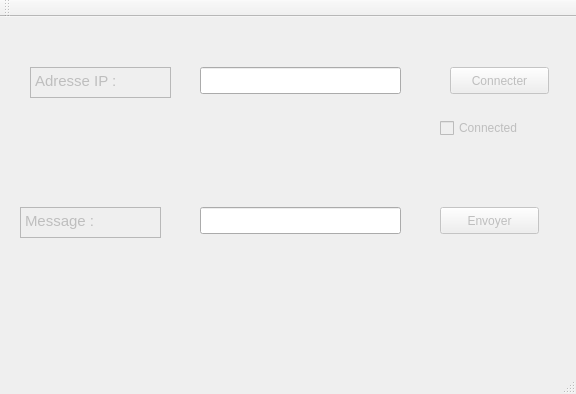
<?xml version="1.0" encoding="UTF-8"?>
<ui version="4.0">
 <class>MainWindow</class>
 <widget class="QMainWindow" name="MainWindow">
  <property name="geometry">
   <rect>
    <x>0</x>
    <y>0</y>
    <width>576</width>
    <height>394</height>
   </rect>
  </property>
  <property name="windowTitle">
   <string>MainWindow</string>
  </property>
  <widget class="QWidget" name="centralWidget">
   <widget class="QLineEdit" name="editIP">
    <property name="geometry">
     <rect>
      <x>200</x>
      <y>50</y>
      <width>201</width>
      <height>27</height>
     </rect>
    </property>
   </widget>
   <widget class="QLineEdit" name="editMessage">
    <property name="geometry">
     <rect>
      <x>200</x>
      <y>190</y>
      <width>201</width>
      <height>27</height>
     </rect>
    </property>
   </widget>
   <widget class="QPushButton" name="button_connect">
    <property name="enabled">
     <bool>false</bool>
    </property>
    <property name="geometry">
     <rect>
      <x>450</x>
      <y>50</y>
      <width>99</width>
      <height>27</height>
     </rect>
    </property>
    <property name="text">
     <string>Connecter</string>
    </property>
   </widget>
   <widget class="QPushButton" name="button_send">
    <property name="enabled">
     <bool>false</bool>
    </property>
    <property name="geometry">
     <rect>
      <x>440</x>
      <y>190</y>
      <width>99</width>
      <height>27</height>
     </rect>
    </property>
    <property name="text">
     <string>Envoyer</string>
    </property>
   </widget>
   <widget class="QTextEdit" name="displayAdrIP">
    <property name="enabled">
     <bool>false</bool>
    </property>
    <property name="geometry">
     <rect>
      <x>30</x>
      <y>50</y>
      <width>141</width>
      <height>31</height>
     </rect>
    </property>
    <property name="html">
     <string>&lt;!DOCTYPE HTML PUBLIC &quot;-//W3C//DTD HTML 4.0//EN&quot; &quot;http://www.w3.org/TR/REC-html40/strict.dtd&quot;&gt;
&lt;html&gt;&lt;head&gt;&lt;meta name=&quot;qrichtext&quot; content=&quot;1&quot; /&gt;&lt;style type=&quot;text/css&quot;&gt;
p, li { white-space: pre-wrap; }
&lt;/style&gt;&lt;/head&gt;&lt;body style=&quot; font-family:'Ubuntu'; font-size:11pt; font-weight:400; font-style:normal;&quot;&gt;
&lt;p style=&quot; margin-top:0px; margin-bottom:0px; margin-left:0px; margin-right:0px; -qt-block-indent:0; text-indent:0px;&quot;&gt;Adresse IP :&lt;/p&gt;&lt;/body&gt;&lt;/html&gt;</string>
    </property>
   </widget>
   <widget class="QTextEdit" name="displayMessage">
    <property name="enabled">
     <bool>false</bool>
    </property>
    <property name="geometry">
     <rect>
      <x>20</x>
      <y>190</y>
      <width>141</width>
      <height>31</height>
     </rect>
    </property>
    <property name="html">
     <string>&lt;!DOCTYPE HTML PUBLIC &quot;-//W3C//DTD HTML 4.0//EN&quot; &quot;http://www.w3.org/TR/REC-html40/strict.dtd&quot;&gt;
&lt;html&gt;&lt;head&gt;&lt;meta name=&quot;qrichtext&quot; content=&quot;1&quot; /&gt;&lt;style type=&quot;text/css&quot;&gt;
p, li { white-space: pre-wrap; }
&lt;/style&gt;&lt;/head&gt;&lt;body style=&quot; font-family:'Ubuntu'; font-size:11pt; font-weight:400; font-style:normal;&quot;&gt;
&lt;p style=&quot; margin-top:0px; margin-bottom:0px; margin-left:0px; margin-right:0px; -qt-block-indent:0; text-indent:0px;&quot;&gt;Message :&lt;/p&gt;&lt;/body&gt;&lt;/html&gt;</string>
    </property>
   </widget>
   <widget class="QCheckBox" name="checkBox_connected">
    <property name="enabled">
     <bool>false</bool>
    </property>
    <property name="geometry">
     <rect>
      <x>440</x>
      <y>100</y>
      <width>97</width>
      <height>22</height>
     </rect>
    </property>
    <property name="text">
     <string>Connected</string>
    </property>
   </widget>
  </widget>
  <widget class="QMenuBar" name="menuBar">
   <property name="geometry">
    <rect>
     <x>0</x>
     <y>0</y>
     <width>576</width>
     <height>25</height>
    </rect>
   </property>
  </widget>
  <widget class="QToolBar" name="mainToolBar">
   <attribute name="toolBarArea">
    <enum>TopToolBarArea</enum>
   </attribute>
   <attribute name="toolBarBreak">
    <bool>false</bool>
   </attribute>
  </widget>
  <widget class="QStatusBar" name="statusBar"/>
 </widget>
 <layoutdefault spacing="6" margin="11"/>
 <resources/>
 <connections/>
</ui>
